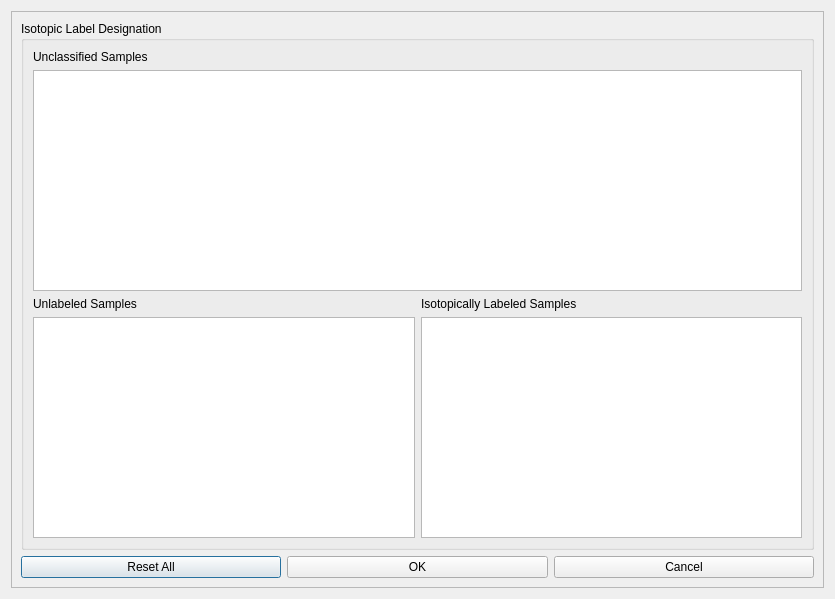
<?xml version="1.0" encoding="UTF-8"?>
<ui version="4.0">
 <class>ConfigureDiffIsotopeSearch</class>
 <widget class="QDialog" name="ConfigureDiffIsotopeSearch">
  <property name="geometry">
   <rect>
    <x>0</x>
    <y>0</y>
    <width>835</width>
    <height>599</height>
   </rect>
  </property>
  <property name="windowTitle">
   <string>Compare Samples</string>
  </property>
  <layout class="QGridLayout" name="gridLayout">
   <item row="1" column="0" rowspan="2">
    <widget class="QFrame" name="frmMasterFrame">
     <property name="frameShape">
      <enum>QFrame::StyledPanel</enum>
     </property>
     <property name="frameShadow">
      <enum>QFrame::Raised</enum>
     </property>
     <layout class="QGridLayout" name="gridLayout_3">
      <item row="0" column="0" colspan="3">
       <widget class="QGroupBox" name="grpAssignSamples">
        <property name="title">
         <string>Isotopic Label Designation</string>
        </property>
        <layout class="QGridLayout" name="gridLayout_2">
         <item row="3" column="0">
          <widget class="QListWidget" name="listUnlabeledSamples"/>
         </item>
         <item row="2" column="0">
          <widget class="QLabel" name="lblUnlabeledSamples">
           <property name="text">
            <string>Unlabeled Samples</string>
           </property>
          </widget>
         </item>
         <item row="3" column="1">
          <widget class="QListWidget" name="listLabeleDSamples"/>
         </item>
         <item row="2" column="1">
          <widget class="QLabel" name="lblLabeledSamples">
           <property name="text">
            <string>Isotopically Labeled Samples</string>
           </property>
          </widget>
         </item>
         <item row="1" column="0" colspan="2">
          <widget class="QListWidget" name="listAvailableSamples">
           <property name="sizePolicy">
            <sizepolicy hsizetype="Preferred" vsizetype="Expanding">
             <horstretch>0</horstretch>
             <verstretch>0</verstretch>
            </sizepolicy>
           </property>
          </widget>
         </item>
         <item row="0" column="0" colspan="2">
          <widget class="QLabel" name="lblUnclassifiedSamples">
           <property name="text">
            <string>Unclassified Samples</string>
           </property>
          </widget>
         </item>
        </layout>
       </widget>
      </item>
      <item row="1" column="0">
       <widget class="QPushButton" name="btnReset">
        <property name="text">
         <string>Reset All</string>
        </property>
       </widget>
      </item>
      <item row="1" column="1">
       <widget class="QPushButton" name="btnOK">
        <property name="text">
         <string>OK</string>
        </property>
       </widget>
      </item>
      <item row="1" column="2">
       <widget class="QPushButton" name="btnCancel">
        <property name="text">
         <string>Cancel</string>
        </property>
       </widget>
      </item>
     </layout>
    </widget>
   </item>
  </layout>
 </widget>
 <resources/>
 <connections/>
</ui>
